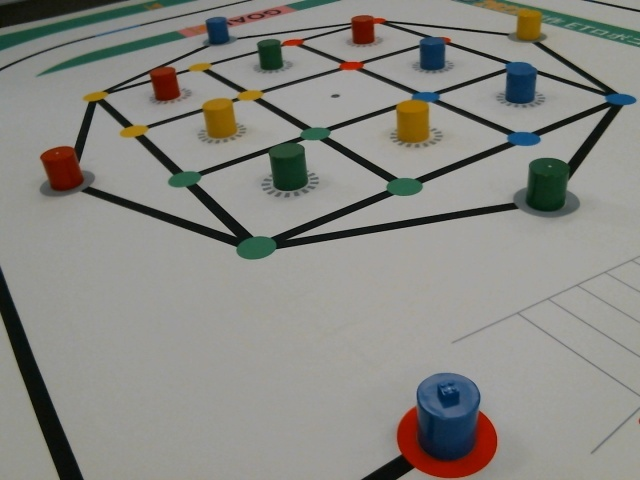
#> input picture newcamerasystem/img_data/L_block.jpg, 640 x 480 px, found by its file name
$ python bns_imgmask.py
#> lines starting #> are read from the running program, lines starting #| are printed output that depends on the picture
import numpy as np
import cv2
#ボーナスブロック画像切り取り

img = cv2.imread("take_data2/L_block.jpg")
#> img is the input picture: shape (480, 640, 3); mean B, G, R 131.1, 136.4, 136.8
pts = np.array([[340,320],[340,477],[550,477],[550,320]])#座標指定
                #左上、左下、右下、右上
rect = cv2.boundingRect(pts)
x,y,w,h = rect
croped = img[y:y+h, x:x+w].copy()
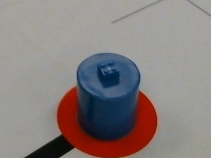
#> croped: shape (158, 211, 3); mean B, G, R 126.9, 128.1, 136.2
pts = pts - pts.min(axis=0)
mask = np.zeros(croped.shape[:2], np.uint8)
cv2.drawContours(mask, [pts], -1, (255, 255, 255), -1, cv2.LINE_AA)
dst = cv2.bitwise_and(croped, croped, mask=mask)

cv2.imwrite("take_data2/bns_mask.jpg", dst)
